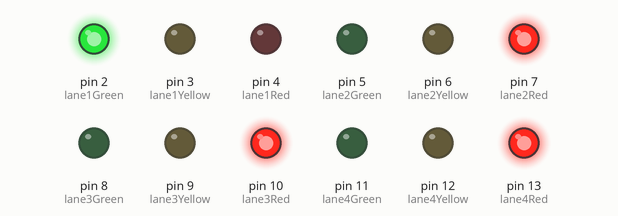
A sketch run on a simulated Arduino Uno, built with avr-gcc and run on an emulated ATmega328P. Parts: output pins drawn as LEDs (lit = HIGH).

Above: at 1.5 s.
At 3.5 s:
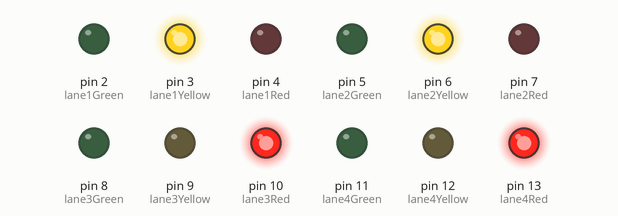
At 5.5 s:
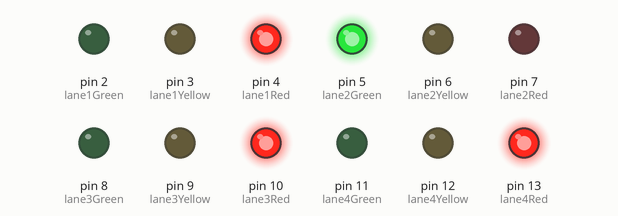
At 7.5 s:
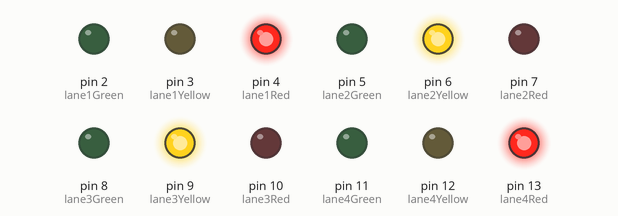
At 9.5 s:
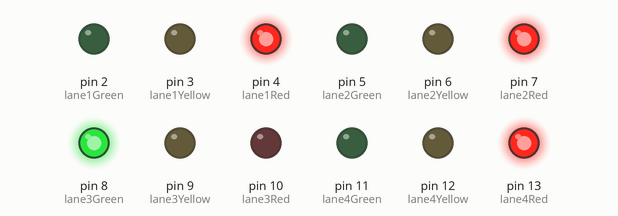
At 13.5 s:
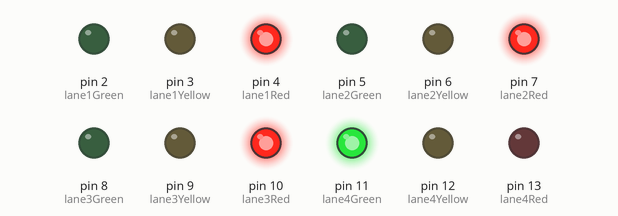
Timing chart, 0 to 18.4 s (numbered marks = the images above):
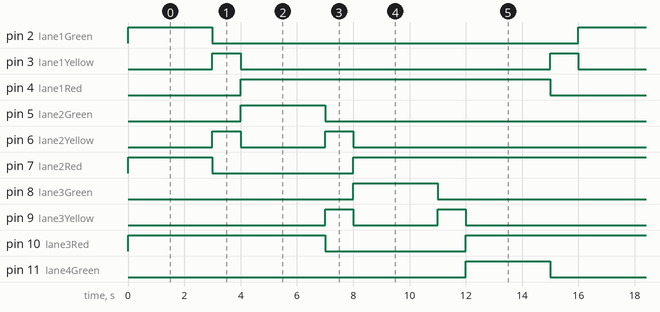

The sketch:

arduino_code.ino
```cpp
// Define the pin numbers for each lane's traffic lights
const int lane1Green = 2;
const int lane1Yellow = 3;
const int lane1Red = 4;

const int lane2Green = 5;
const int lane2Yellow = 6;
const int lane2Red = 7;

const int lane3Green = 8;
const int lane3Yellow = 9;
const int lane3Red = 10;

const int lane4Green = 11;
const int lane4Yellow = 12;
const int lane4Red = 13;

// Define the duration for each cycle (in milliseconds)
const int greenDuration = 3000; // 3 seconds for green
const int yellowDuration = 1000; // 1 second for yellow

void setup() {
  // Set all pins as OUTPUT
  pinMode(lane1Green, OUTPUT);
  pinMode(lane1Yellow, OUTPUT);
  pinMode(lane1Red, OUTPUT);

  pinMode(lane2Green, OUTPUT);
  pinMode(lane2Yellow, OUTPUT);
  pinMode(lane2Red, OUTPUT);

  pinMode(lane3Green, OUTPUT);
  pinMode(lane3Yellow, OUTPUT);
  pinMode(lane3Red, OUTPUT);

  pinMode(lane4Green, OUTPUT);
  pinMode(lane4Yellow, OUTPUT);
  pinMode(lane4Red, OUTPUT);

  // Initialize all lights to RED
  digitalWrite(lane1Red, HIGH);
  digitalWrite(lane2Red, HIGH);
  digitalWrite(lane3Red, HIGH);
  digitalWrite(lane4Red, HIGH);
}

void loop() {
  // Cycle 1: Lane 1 Green, Lane 2 Red, Lane 3 Red, Lane 4 Red
  digitalWrite(lane1Green, HIGH);
  digitalWrite(lane1Yellow, LOW);
  digitalWrite(lane1Red, LOW);

  digitalWrite(lane2Green, LOW);
  digitalWrite(lane2Yellow, LOW);
  digitalWrite(lane2Red, HIGH);

  digitalWrite(lane3Green, LOW);
  digitalWrite(lane3Yellow, LOW);
  digitalWrite(lane3Red, HIGH);

  digitalWrite(lane4Green, LOW);
  digitalWrite(lane4Yellow, LOW);
  digitalWrite(lane4Red, HIGH);

  delay(greenDuration);

  // Cycle 2: Lane 1 Yellow, Lane 2 Red and Yellow, Lane 3 Red, Lane 4 Red
  digitalWrite(lane1Green, LOW);
  digitalWrite(lane1Yellow, HIGH);

  digitalWrite(lane2Yellow, HIGH);
  digitalWrite(lane2Red, LOW);


  delay(yellowDuration);

  // Cycle 3: Lane 1 Red, Lane 2 Green, Lane 3 Red, Lane 4 Red
  digitalWrite(lane1Yellow, LOW);
  digitalWrite(lane1Red, HIGH);

  digitalWrite(lane2Yellow, LOW);
  digitalWrite(lane2Red, LOW);
  digitalWrite(lane2Green, HIGH);

  delay(greenDuration);

  // Cycle 4: Lane 1 Red, Lane 2 Yellow, Lane 3 Red and Yellow, Lane 4 Red
  digitalWrite(lane2Green, LOW);
  digitalWrite(lane2Yellow, HIGH);

  digitalWrite(lane3Yellow, HIGH);
  digitalWrite(lane3Red, LOW);


  delay(yellowDuration);

  // Cycle 5: Lane 1 Red, Lane 2 Red, Lane 3 Green, Lane 4 Red
  digitalWrite(lane2Yellow, LOW);
  digitalWrite(lane2Red, HIGH);

  digitalWrite(lane3Yellow, LOW);
  digitalWrite(lane3Red, LOW);
  digitalWrite(lane3Green, HIGH);

  delay(greenDuration);

  // Cycle 6: Lane 1 Red, Lane 2 Red, Lane 3 Yellow, Lane 4 Red and Yellow
  digitalWrite(lane3Green, LOW);
  digitalWrite(lane3Yellow, HIGH);

  digitalWrite(lane4Yellow, HIGH);
  digitalWrite(lane4Red, LOW);

  delay(yellowDuration);

  // Cycle 7: Lane 1 Red, Lane 2 Red, Lane 3 Red, Lane 4 Green
  digitalWrite(lane3Yellow, LOW);
  digitalWrite(lane3Red, HIGH);

  digitalWrite(lane4Yellow, LOW);
  digitalWrite(lane4Red, LOW);
  digitalWrite(lane4Green, HIGH);

  delay(greenDuration);

  // Cycle 8: Lane 1 Red and Yellow, Lane 2 Red, Lane 3 Red, Lane 4 Yellow
  digitalWrite(lane4Green, LOW);
  digitalWrite(lane4Yellow, HIGH);

  digitalWrite(lane1Yellow, HIGH);
  digitalWrite(lane1Red, LOW);

  delay(yellowDuration);

  // Reset to Cycle 1
  digitalWrite(lane1Yellow, LOW);
  digitalWrite(lane1Red, HIGH);

  digitalWrite(lane4Yellow, LOW);
  digitalWrite(lane4Red, HIGH);
}
```

Measured:
- by itself, pin 2 (lane1Green), pin 5 (lane2Green), pin 8 (lane3Green), pin 11 (lane4Green): alternates HIGH for 3.0 s and LOW for 13.0 s
- by itself, pin 3 (lane1Yellow): repeats every 16.0 s: LOW 11.0 s, HIGH 1.0 s, LOW 3.0 s, HIGH 1.0 s
- by itself, pin 4 (lane1Red), pin 7 (lane2Red), pin 10 (lane3Red), pin 13 (lane4Red): alternates HIGH for 11.0 s and LOW for 5.0 s
- by itself, pin 6 (lane2Yellow): repeats every 16.0 s: LOW 3.0 s, HIGH 1.0 s, LOW 11.0 s, HIGH 1.0 s
- by itself, pin 9 (lane3Yellow): LOW → HIGH at 7.0 s, → LOW 1.0 s later, → HIGH 3.0 s later, → LOW 1.0 s later, … (9 changes in this stretch)
- by itself, pin 12 (lane4Yellow): LOW → HIGH at 11.0 s, → LOW 1.0 s later, → HIGH 3.0 s later, → LOW 1.0 s later, … (8 changes in this stretch)
